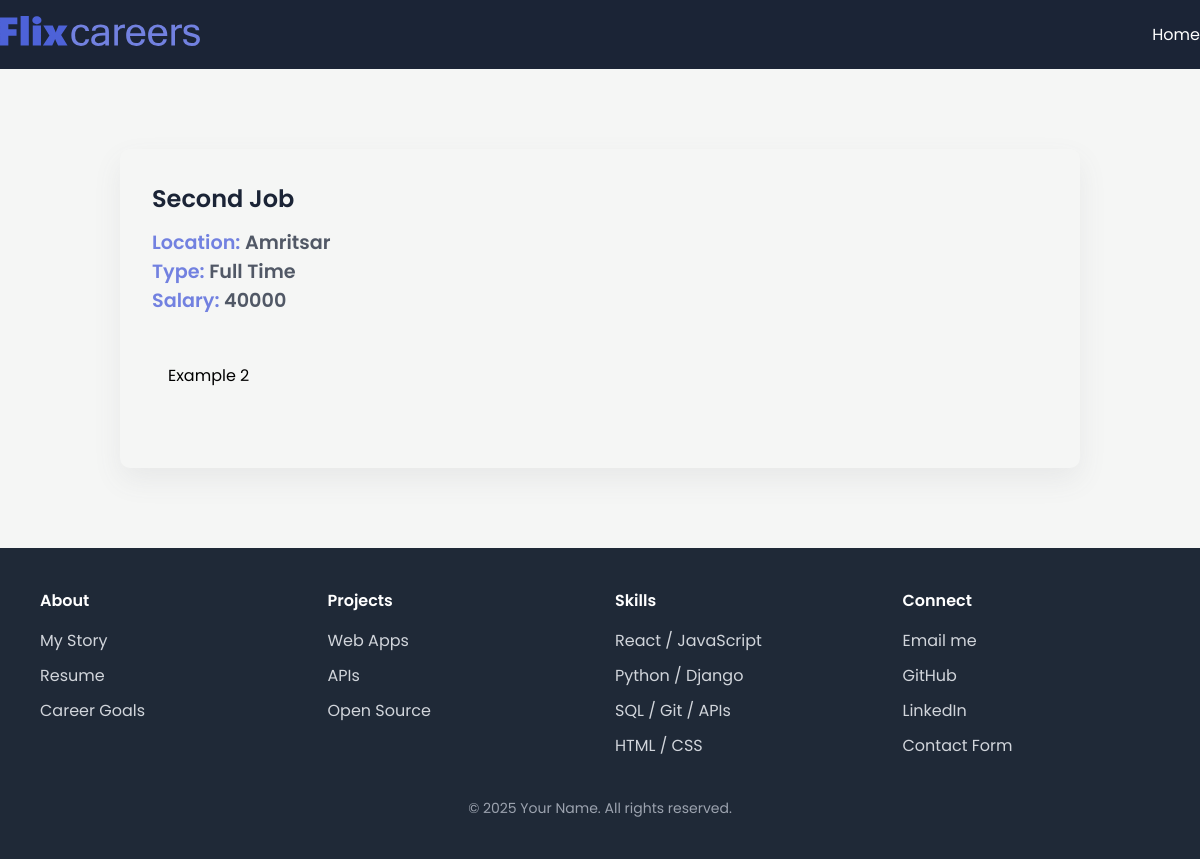
The page /job/2 on the database its author committed.
### Appj/models.py (models this page shows, shortened)
class JobPost(models.Model):
    JOB_TYPE_CHOICES=[
        ('Full Time','Full Time'),
        ('Part Time','Part Time'),
    ]
    title=models.CharField(max_length=200)
    description=models.TextField(max_length=1000)
    date=models.DateTimeField(auto_now_add=True)
    expiry=models.DateField(null=True)
    salary=models.IntegerField()
    slug=models.SlugField(null=True,max_length=40,unique=True)
    location=models.OneToOneField(location,on_delete=models.CASCADE,null=True)
    Author=models.ForeignKey(Author,on_delete=models.CASCADE,null=True)
    skills=models.ManyToManyField(skills)
    type=models.CharField( max_length=200,null=False,choices=JOB_TYPE_CHOICES)

class location(models.Model):
    street=models.CharField(max_length=200)
    city=models.CharField(max_length=200)
    state=models.CharField(max_length=200)
    country=models.CharField(max_length=200)
    zip=models.CharField(max_length=200)

### Appj/views.py (the view)
# urls.py: path('job/<int:id>', views.job_detail,name='jobs_detail'),
def job_detail(request,id):
        try:
            if id==0:
             return redirect(reverse('jobs_home'))
            job=JobPost.objects.get(id=id)
            context={"job": job }
            return render(request,"Appj/job_detail.html",context)
        except:
            return HttpResponseNotFound("NOT FOUND")

### Appj/templates/Appj/job_detail.html (shortened to what this page needs)
{% extends "base.html" %}
    {% block content %}
    <section>
      <div class="container">
        <div class="view-post">
          <h1 class="jobtitle">
            {{job.title}}
          </h1>
          <p class="location it">Location: <span>{{job.location.city}}</span></p>
          <p class="status it">Type: <span>{{job.type}}</span></p>
          <p class="budget it">Salary: <span>{{job.salary}}</span></p>
          <div class="desc">
            <p class="details">
                {{job.description}}
            </p>
          </div>
        </div>
      </div>
    </section>
    {% endblock content %}

### Appj/static/Appj/style.css (style rules this page uses)
* { margin: 0; padding: 0; box-sizing: border-box; font-family: "Poppins", sans-serif; }
:root { --blue: #4d62d8; --lblue: #7281e0; --card: #fdfdfd; --shadow: #64646f17 0px 12px 29px 0px; --nav: #1b2436; }
body { background: #f5f6f5; }
.container { max-width: 1200px; margin: auto; }
.view-post { width: 80%; border-radius: 10px; box-shadow: var(--shadow); margin: 5em auto; padding: 2em; }
.desc { max-height: 300px; overflow-y: scroll; margin: 2em 0; padding: 1em; }
.jobtitle { font-size: 1.5rem; color: var(--nav); font-weight: 600; margin-bottom: 0.5em; }
.it { font-size: 1.2rem; font-weight: 600; color: var(--lblue); }
.it span { color: #1b2436c0; }

### rows shown on the page
JobPost: title "Second Job", location.city "Amritsar", type "Full Time", salary "40000", description "Example 2"
